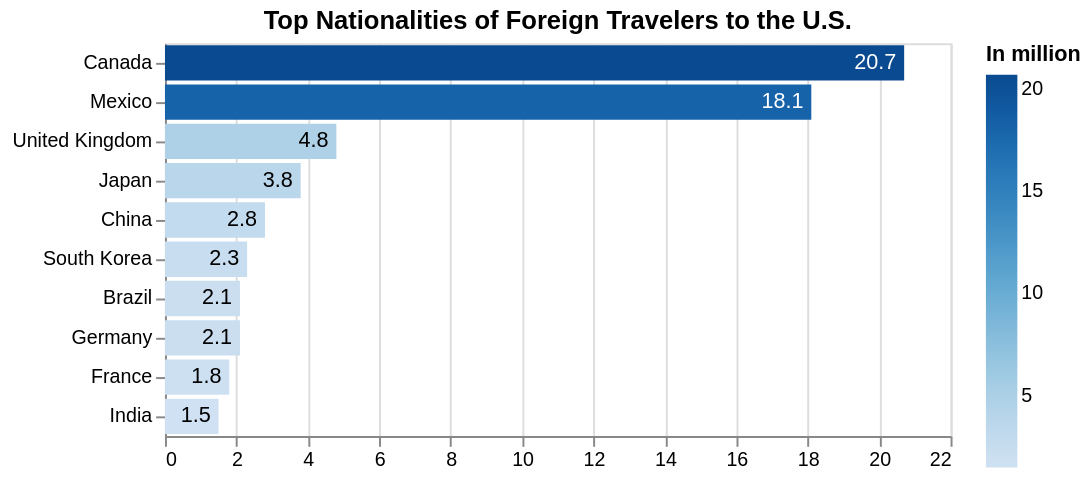

Write the Vega-Lite specification saved for this chart.
### Vega-Lite specification from a JSON file in a GitHub repository (floating-point values rounded to 4 significant figures)
{"$schema": "https://vega.github.io/schema/vega-lite/v5.json", "title": {"text": "Top Nationalities of Foreign Travelers to the U.S."}, "description": "Vega-Lite version of bar chart from https://observablehq.com/@d3/learn-d3-scales.", "width": 400, "data": {"values": [{"name": "Canada", "count": 20.7}, {"name": "Mexico", "count": 18.1}, {"name": "United Kingdom", "count": 4.8}, {"name": "Japan", "count": 3.8}, {"name": "China ", "count": 2.8}, {"name": "South Korea", "count": 2.3}, {"name": "Brazil", "count": 2.1}, {"name": "Germany", "count": 2.1}, {"name": "France", "count": 1.8}, {"name": "India", "count": 1.5}]}, "encoding": {"y": {"field": "name", "type": "nominal", "sort": "-x", "title": null}, "x": {"field": "count", "type": "quantitative", "title": null}}, "layer": [{"mark": "bar", "encoding": {"color": {"field": "count", "type": "quantitative", "title": "In million"}}}, {"mark": {"type": "text", "align": "right", "xOffset": -4, "aria": false}, "encoding": {"text": {"field": "count", "type": "quantitative"}, "color": {"condition": {"test": {"field": "count", "gt": 15}, "value": "white"}, "value": "black"}}}]}
